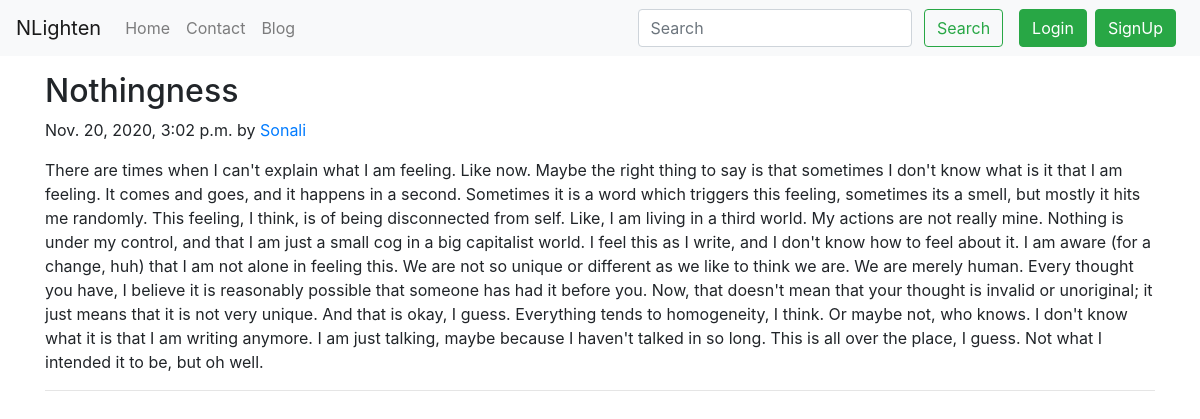
Page /blog/Nothingness on the committed database.
### blog/models.py (models this page shows, shortened)
class Post(models.Model):
    sno=models.AutoField(primary_key=True)
    title=models.CharField(max_length=255)
    author=models.CharField(max_length=14)
    slug=models.CharField(max_length=130)
    timeStamp=models.DateTimeField(blank=True)
    content=models.TextField()

### blog/views.py (the view)
# urls.py: path('<str:slug>',views.blogPost, name='blogPost'),
def blogPost(request, slug):
    post=Post.objects.filter(slug=slug).first()
    context={"post":post}
    return render(request, "blog/blogPost.html", context)

### templates/blog/blogPost.html (shortened to what this page needs)
{% extends 'base.html' %}
{% block body %}
<div class="container my-3">
<div class="blog-post">
        <h2 class="blog-post-title">{{post.title}}</h2>
        <p class="blog-post-meta">{{post.timeStamp}} by <a href="/about/">{{post.author}}</a></p>
        <p>{{post.content}}</p>
        <hr>
      </div>
      </div>
 {% endblock %}

### rows in the picture
Post: title "Nothingness", timeStamp "Nov. 20, 2020, 3:02 p.m.", author "Sonali", content "There are times when I can't explain what I am feeling. Like now. Maybe the right thing to say is that sometimes I don't know what is it that I am feeling. It comes and goes, and it happens in a second. Sometimes it is a word which triggers this feeling, sometimes its a smell, but mostly it hits me randomly. This feeling, I think, is of being disconnected from self. Like, I am living in a third world. My actions are not really mine. Nothing is under my control, and that I am just a small cog in a big capitalist world. I feel this as I write, and I don't know how to feel about it. I am aware (for a change, huh) that I am not alone in feeling this. We are not so unique or different as we like…"
